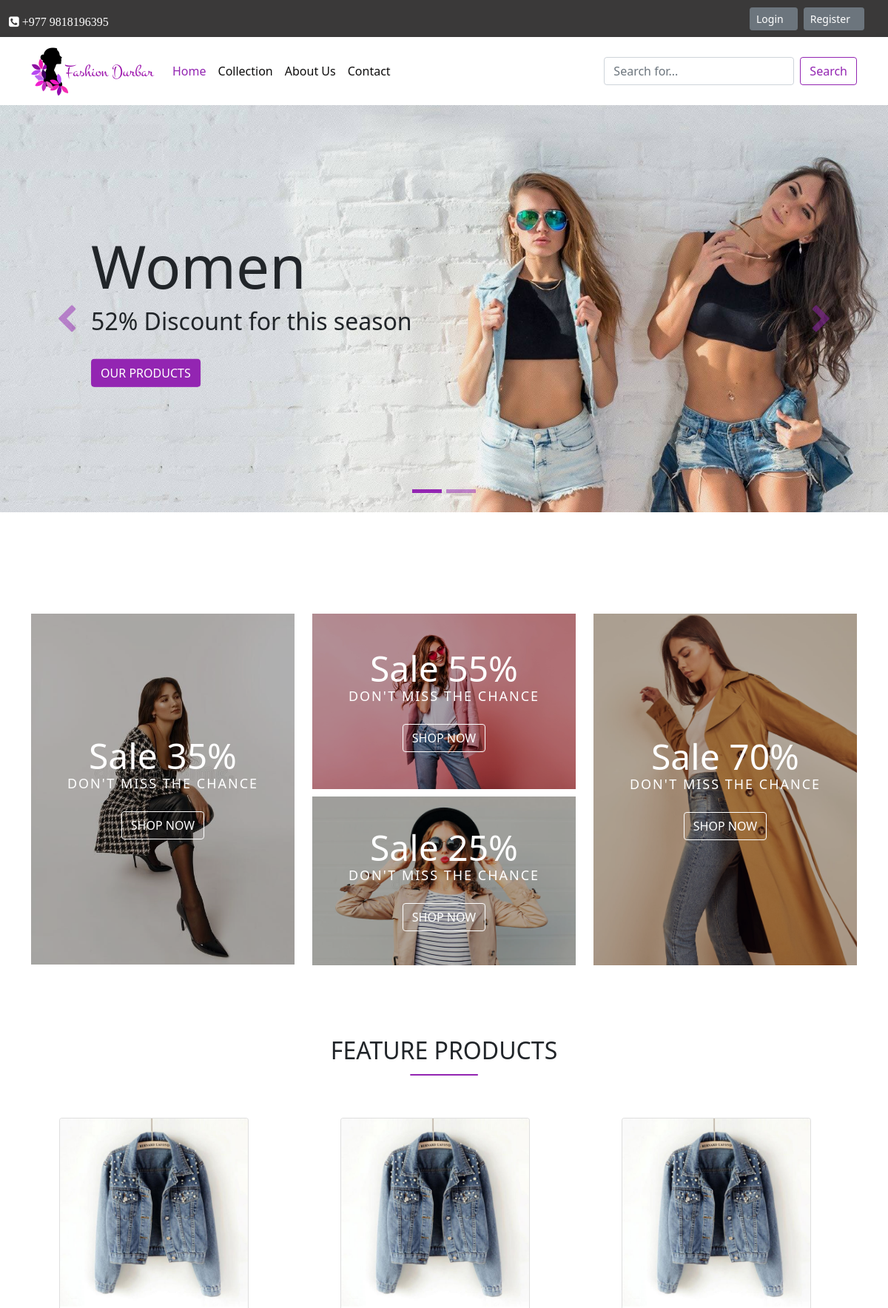
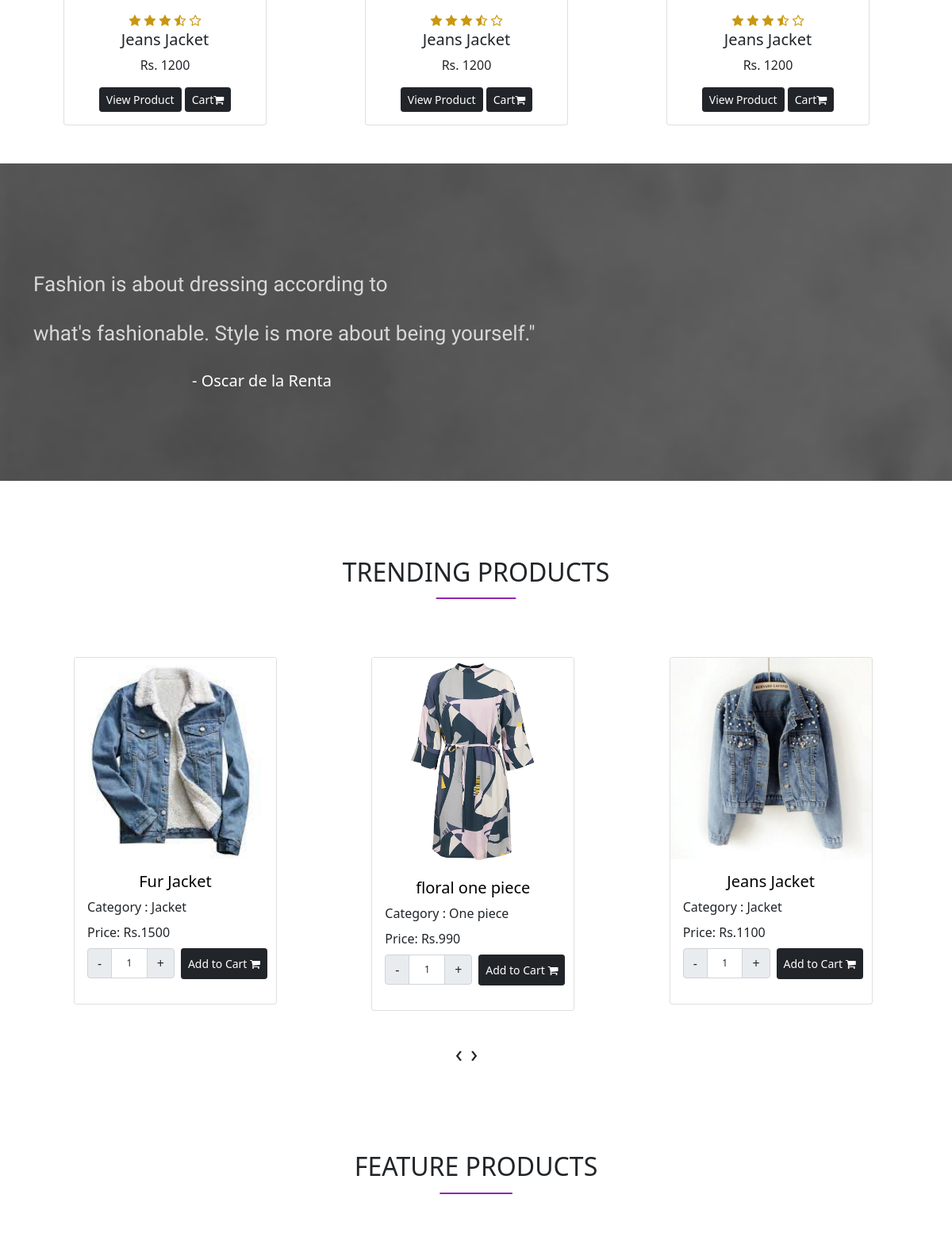
The page / (upper part) on the database its author committed (2 pictures, top to bottom).
### main/models.py (models this page shows, shortened)
class Product(models.Model):
    category = models.ForeignKey(Category, on_delete=models.CASCADE)
    slug = models.SlugField(max_length=150, null = True,blank = True, unique= True)
    name = models.CharField(max_length=150, null = False,blank = False)
    product_image = models.ImageField(upload_to='cat_product',default="")
    small_description = models.CharField(max_length=250, null=False, blank=False)
    quantity = models.IntegerField(null = False,blank = False)
    description = models.TextField(max_length=500, null = False,blank = False)
    status = models.BooleanField(default=False, help_text="0=default, 1=Hidden")
    trending = models.BooleanField(default=False, help_text="0=default, 1=Trending")
    new_arrival = models.BooleanField(default=False, help_text="0=default, 1=NEW")
    price = models.IntegerField()

class Category(models.Model):
    slug = models.SlugField(max_length=150, null = True,blank = True, unique= True)
    name = models.CharField(max_length=150, null = False,blank = False)
    image = models.ImageField(upload_to='category',default="")
    description = models.TextField(max_length=250, null = False,blank = False)
    status = models.BooleanField(default=False, help_text="0=default, 1=Hidden")
    def __str__(self):
        return self.name

### main/views.py (the view)
def index(request):
    trending_products = Product.objects.filter(trending=1)
    context ={'trending_products':trending_products}
    return render(request, 'sunita/home.html',context=context)

### main/templates/sunita/home.html (shortened to what this page needs)
{% extends 'nav.html' %}
{% block homeactive %}active{% endblock homeactive %}
{% block body %}
<!doctype html>
<html lang="en">
  <body>
    {% load static%}
    <section id="home" class="home ppt-5 overflow-hidden">
      <div id="carouselExampleIndicators" class="carousel slide" data-bs-ride="carousel">
        <div class="carousel-indicators">
          <button type="button" data-bs-target="#carouselExampleIndicators" data-bs-slide-to="0" class="active" aria-current="true" aria-label="Slide 1"></button>
          <button type="button" data-bs-target="#carouselExampleIndicators" data-bs-slide-to="1" aria-label="Slide 2"></button>
        </div>
        <div class="carousel-inner">
          <div class="carousel-item active">
            <div class="home-banner home-banner-1">
              <div class="home-banner-text">
                <h1>Women</h1>
                <h2>52% Discount for this season</h2>
                <a href="/collection" class="btn btn-success ourpd text-uppercase mt-4">Our Products</a>
              </div>
            </div>
          </div>
        </div>
        <button class="carousel-control-prev" type="button" data-bs-target="#carouselExampleIndicators" data-bs-slide="prev">
          <span class="carousel-control-prev-icon" aria-hidden="true">
            <i class="fa fa-chevron-left"></i>
          </span>
        </button>
        <button class="carousel-control-next" type="button" data-bs-target="#carouselExampleIndicators" data-bs-slide="next">
          <span class="carousel-control-next-icon" aria-hidden="true">
            <i class="fa fa-chevron-right"></i>
          </span>
        </button>
      </div>
    </section>
    <div class="offers">
      <div class="container">
        <div class="row">
          <div class="col-sm-6 col-lg-4 mb-lg-0 mb-4">
            <a href="#">
              <div class="offer-box text-center position-relative">
                <div class="offer-inner">
                  <div class="offer-image position-relative overflow-hidden">
                    <img src="{% static 'images/pZ.jpg'%}" alt="Offers" class="img-fluid">
                    <div class="offer-info">
                      <div class="offer-info-inner">
                        <p class="heading-bigger text-capitalize">Sale 35%</p>
                        <p class="offer-title-1 text-uppercase font-weight-bold">Don't Miss The Chance</p>
                        <button type="button" class="btn btn-outline-danger text-uppercase mt-4">Shop Now</button>
                      </div>
                    </div>
                  </div>
                </div>
              </div>
            </a>
          </div>
          <div class="col-sm-6 col-lg-4 mb-lg-0 mb-4 d-flex flex-column justify-content-between">
            <a href="#">
              <div class="offer-box text-center position-relative mb-4 mb-sm-0 mb-lg-0">
                <div class="offer-inner">
                  <div class="offer-image position-relative overflow-hidden">
                    <img src="{% static 'images/p3.jpg'%}" alt="Offers" class="img-fluid">
                    <div class="offer-info">
                      <div class="offer-info-inner">
                        <p class="heading-bigger text-capitalize">Sale 55%</p>
                        <p class="offer-title-1 text-uppercase font-weight-bold">Don't Miss The Chance</p>
                        <button type="button" class="btn btn-outline-danger text-uppercase mt-4">Shop Now</button>
                      </div>
                    </div>
                  </div>
                </div>
              </div>
            </a>
            <a href="#">
              <div class="offer-box text-center position-relative ">
                <div class="offer-inner">
                  <div class="offer-image position-relative overflow-hidden">
                    <img src="{% static 'images/p5.jpg'%}" alt="Offers" class="img-fluid">
                    <div class="offer-info">
                      <div class="offer-info-inner">
                        <p class="heading-bigger text-capitalize">Sale 25%</p>
                        <p class="offer-title-1 text-uppercase font-weight-bold">Don't Miss The Chance</p>
                        <button type="button" class="btn btn-outline-danger text-uppercase mt-4">Shop Now</button>
                      </div>
                    </div>
                  </div>
                </div>
              </div>
            </a>
          </div>
          <div class="col-sm-6 col-lg-4 mb-lg-0 mb-4">
            <a href="#">
              <div class="offer-box text-center position-relative">
                <div class="offer-inner">
                  <div class="offer-image position-relative overflow-hidden">
                    <img src="{% static 'images/p9.jpg'%}" alt="Offers" class="img-fluid">
                    <div class="offer-info">
                      <div class="offer-info-inner">
                        <p class="heading-bigger text-capitalize">Sale 70%</p>
                        <p class="offer-title-1 text-uppercase font-weight-bold">Don't Miss The Chance</p>
                        <button type="button" class="btn btn-outline-danger text-uppercase mt-4">Shop Now</button>
                      </div>
                    </div>
                  </div>
                </div>
              </div>
            </a>
          </div>
        </div>
      </div>
    </div>
    <section class="product">
      <div class="container">
        <div class="row">
          <div class="col-sm-12">
            <div class="headline text-center mb-5">
              <h2 class="pb-3 position-relative d-inline-block">FEATURE PRODUCTS</h2>
            </div>
          </div>
          <div class="col-sm-6 col-lg-4 " style="padding-left: 50px;" >
            <div class="card" style="width: 16rem; height: auto;">
              <img src="{% static 'images/jk2.jpg'%}" class="card-img-top" alt="...">
              <div class="card-body text-center">
                <i class="fa fa-star"></i>
                <i class="fa fa-star"></i>
                <i class="fa fa-star"></i>
                <i class="fa fa-star-half-o"></i>
                <i class="fa fa-star-o"></i>
                <h5 class="card-title">Jeans Jacket</h5>
                <p class="card-text">Rs. 1200</p>
                <button type="button" class="btn btn-dark btn-sm"><a href="/about" style="color:white; text-decoration: none;">View Product</a></button>
                <button type="button" class="btn btn-dark btn-sm"><a href="/cart" style="color:white; text-decoration: none;">Cart<i class="fa fa-shopping-cart"></i></a></button>
              </div>
            </div>
          </div>
          <div class="col-sm-6 col-lg-4 " style="padding-left: 50px;" >
            <div class="card" style="width: 16rem; height: auto;">
              <img src="{% static 'images/jk2.jpg'%}" class="card-img-top" alt="...">
              <div class="card-body text-center">
                <i class="fa fa-star"></i>
                <i class="fa fa-star"></i>
                <i class="fa fa-star"></i>
                <i class="fa fa-star-half-o"></i>
                <i class="fa fa-star-o"></i>
                <h5 class="card-title">Jeans Jacket</h5>
                <p class="card-text">Rs. 1200</p>
                <button type="button" class="btn btn-dark btn-sm"><a href="/about" style="color:white; text-decoration: none;">View Product</a></button>
                <button type="button" class="btn btn-dark btn-sm"><a href="/cart" style="color:white; text-decoration: none;">Cart<i class="fa fa-shopping-cart"></i></a></button>
              </div>
            </div>
          </div>
          <div class="col-sm-6 col-lg-4 " style="padding-left: 50px;" >
            <div class="card" style="width: 16rem; height: auto;">
              <img src="{% static 'images/jk2.jpg'%}" class="card-img-top" alt="...">
              <div class="card-body text-center">
                <i class="fa fa-star"></i>
                <i class="fa fa-star"></i>
                <i class="fa fa-star"></i>
                <i class="fa fa-star-half-o"></i>
                <i class="fa fa-star-o"></i>
                <h5 class="card-title">Jeans Jacket</h5>
                <p class="card-text">Rs. 1200</p>
                <button type="button" class="btn btn-dark btn-sm"><a href="/about" style="color:white; text-decoration: none;">View Product</a></button>
                <button type="button" class="btn btn-dark btn-sm"><a href="/cart" style="color:white; text-decoration: none;">Cart<i class="fa fa-shopping-cart"></i></a></button>
              </div>
            </div>
          </div>
        </div>
      </div>
    </section>
    <section id="banner" class="my-5 py-5">
<div class="container">
  <h4><br>Fashion is about dressing according to <br><br>what's fashionable. Style is more about being yourself."</h4>
  <h5> <br>- Oscar de la Renta</h5>
</div>
    </section>
    <section class="product pt-5">
      <div class="container">
        <div class="row">
          <div class="col-sm-12">
            <div class="headline text-center mb-5">
              <h2 class="pb-3 position-relative d-inline-block">TRENDING PRODUCTS</h2>
            </div>
          </div>
        </div>
        <div class="row owl-carousel owl-theme">
          {% for item in trending_products %}
            <div class=" my-3 product_data item">
              <div class="card" style="width: 16rem; margin-left: 50px;">
                  <a href="{% url 'productview' item.category.slug item.slug %}" style="text-decoration: none; color:black">
                    <img src="{{item.product_image.url}}" class="card-img-top" alt="Product image">
                       <div class="card-body text-center">
                        <h5 class="card-title" >{{ item.name}}</h5>
                  </a>
                        <p class="card-title" style="text-align: left;" >Category : {{ item.category}}</p>
                        <span class="float-start">Price: Rs.{{item.price}}</span>
                        <br>
                        <div class="row mt-2">
                          <div class="col-md-6">
                            <div class="input-group text-center mb-3" style="width:110px" >
                              <button class="input-group-text decrement-btn">-</button>
                              <input type="text" name="quantity" class="form-control qty-input text-center"style="font-size:12px" value="1">
                              <button class="input-group-text increment-btn">+</button>
                            </div>
                          </div>
                          <div class="col-md-6 px-0">
                            <span >
                              {% if item.quantity > 0 %}
                                     <button type="button" class="btn btn-dark btn-sm mb-1 addToCartBtn py-2 " >Add to Cart <i class="fa fa-shopping-cart"></i></button>
                              {% else %}
                                     <button type="button" class="btn btn-danger btn-sm py-2 disabled" >Out of Stock</button>
                              {% endif %}
                            </span>
                          </div>
                        </div>
                       </div>
               </div>
          </div>
          {% endfor %}
        <section class="product">
          <div class="container">
            <div class="row">
              <div class="col-sm-12">
                <div class="headline text-center mb-5">
                  <h2 class="pb-3 position-relative d-inline-block">FEATURE PRODUCTS</h2>
                </div>
              </div>
            </div>
          </div>
        </section>
    </section>
  </body>
</html>
{% endblock body%}

### main/static/css/style.css (style rules this page uses)
* { margin:0; padding:0; }
.ourpd { color: white; border-color: #9325b2; background-color:#9325b2 ; }
.home .home-banner-1, .home .home-banner-2 { background-repeat:no-repeat; background-size: cover; background-position: 90% center; min-height:550px; position: relative; }
.home .home-banner-1 { background-image: url('/static/images/slide1.jpg'); }
.home .home-banner .home-banner-text { position: absolute; top:50%; left:50%; transform:translate(-110%, -50%); }
.home .home-banner .home-banner-text h1 { font-size: 5rem; }
.home .carousel-indicators [data-bs-target] { background-color:#9325b2; width:2.5rem; height:0.313rem; }
.home .carousel-control-next-icon, .home .carousel-control-prev-icon { background:transparent; font-size:2.5rem; font-weight:400; color:#9325b2; }
.offers { padding-top: 8.57rem; }
.offers .offer-box .offer-image::before { position:absolute; content:''; top:0; left:-100%; z-index:2; display:block; width:50%; height:100%; background:-webkit-linear-gradient(to right, rgba(255, 255, 255,0) 0%, rgba(255,255,255,0.3) 100%); background:linear-gradient(to right, rgba(255, 255, 255,0) 0%, rgba(255,255,255,0.3) 100%); transform:skewX(-25deg); }
.offers .offer-box .offer-image img { transform:scale(1.02); width:100%; height:100%; object-fit: cover; }
.offers .offer-box .offer-info { position:absolute; left:0; top:0; width:100%; height:100%; display:flex; flex-direction: column; z-index: 1; transition:all 250ms ease-out; justify-content:center; align-items:center; }
.offers .offer-box .offer-info .heading-bigger { font-size: 3.37rem; line-height:1; text-transform: uppercase; font-weight: 400; margin-bottom: 0; color:white; }
.offers .offer-box .offer-info .offer-title-1 { color:white; font-size: 1.125rem; font-weight: 300; margin-bottom: 0; letter-spacing: 2px; }
.offers .offer-box .offer-info .btn-outline-danger { color:white; border-color:white; transition:all 0.3s ease-in-out; }
#banner { background-image: url("/static/images/2.jpg"); width:100%; height:50vh; background-size: cover; background-repeat: no-repeat; background-attachment: fixed; display:flex; flex-direction: column; justify-content: center; align-items:flex-start; }
#banner h4 { color:#D8D8D8; font-family: Dancing Script; font-size: 26px; }
#banner h5 { margin-left:200px; color:white; }
.product { padding-top: 6rem; }
.headline h2:before { content:''; width:30%; height:0.125rem; background-color: #9325b2; position:absolute; bottom:0%; left:50%; transform:translate(-50%, -50%); border-radius: 0.625rem; }
.fa-star { color:rgb(201, 152, 18) }
.fa-star-half-o { color:rgb(201, 152, 18) }
.fa-star-o { color:rgb(201, 152, 18) }

### main/static/css/responsive.css (style rules this page uses)
.offers .offer-box .offer-info .heading-bigger { font-size: 3rem; }

### rows shown on the page
Product: product_image (picture), name "Fur Jacket", category "Jacket", price "1500", quantity "Add to Cart"
Product: product_image (picture), name "floral one piece", category "One piece", price "990", quantity "Add to Cart"
Product: product_image (picture), name "Jeans Jacket", category "Jacket", price "1100", quantity "Add to Cart"
